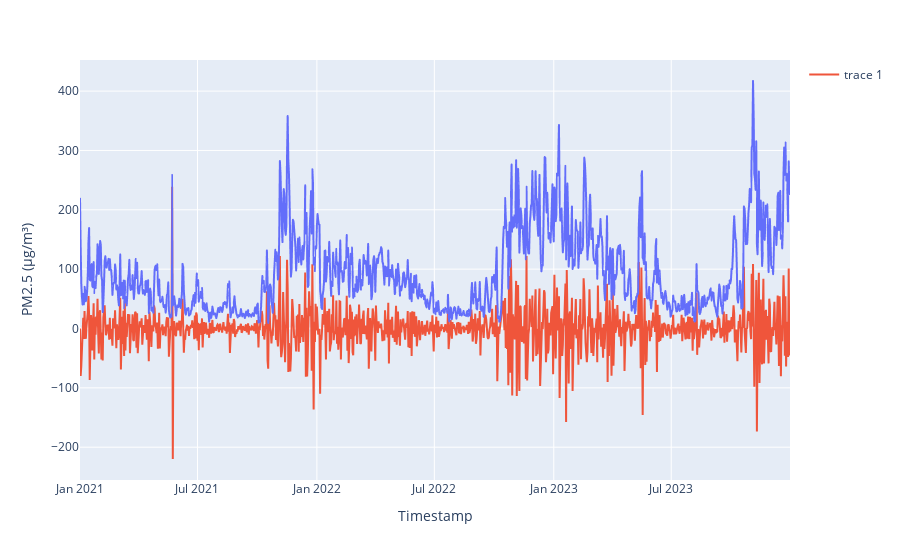

The code cell stored with this chart in its notebook:
### Code cell
import plotly.express as px
df["diff"] = df['PM2.5 (µg/m³)'].diff()
df['diff'].iloc[0] = 0
fig = px.line(df,x="Timestamp",y="PM2.5 (µg/m³)")
fig.add_scatter(x=df["Timestamp"],y=df["diff"])

### Figure 1 — Plotly figure (JSON) as saved in the notebook; plotly's stock layout.template omitted (floating-point values rounded to 4 significant figures; data arrays with more than 128 entries replaced by an {"elided": "..."} marker saying what was removed)
{"data": [{"hovertemplate": "Timestamp=%{x}<br>PM2.5 (µg/m³)=%{y}<extra></extra>", "legendgroup": "", "line": {"color": "#636efa", "dash": "solid"}, "marker": {"symbol": "circle"}, "mode": "lines", "name": "", "showlegend": false, "type": "scattergl", "x": {"elided": "1095 str values"}, "xaxis": "x", "y": {"elided": "1095 float values"}, "yaxis": "y"}, {"type": "scatter", "x": {"elided": "1095 str values"}, "y": {"elided": "1095 float values"}}], "layout": {"legend": {"tracegroupgap": 0}, "margin": {"t": 60}, "xaxis": {"anchor": "y", "domain": [0, 1], "title": {"text": "Timestamp"}}, "yaxis": {"anchor": "x", "domain": [0, 1], "title": {"text": "PM2.5 (µg/m³)"}}}}
